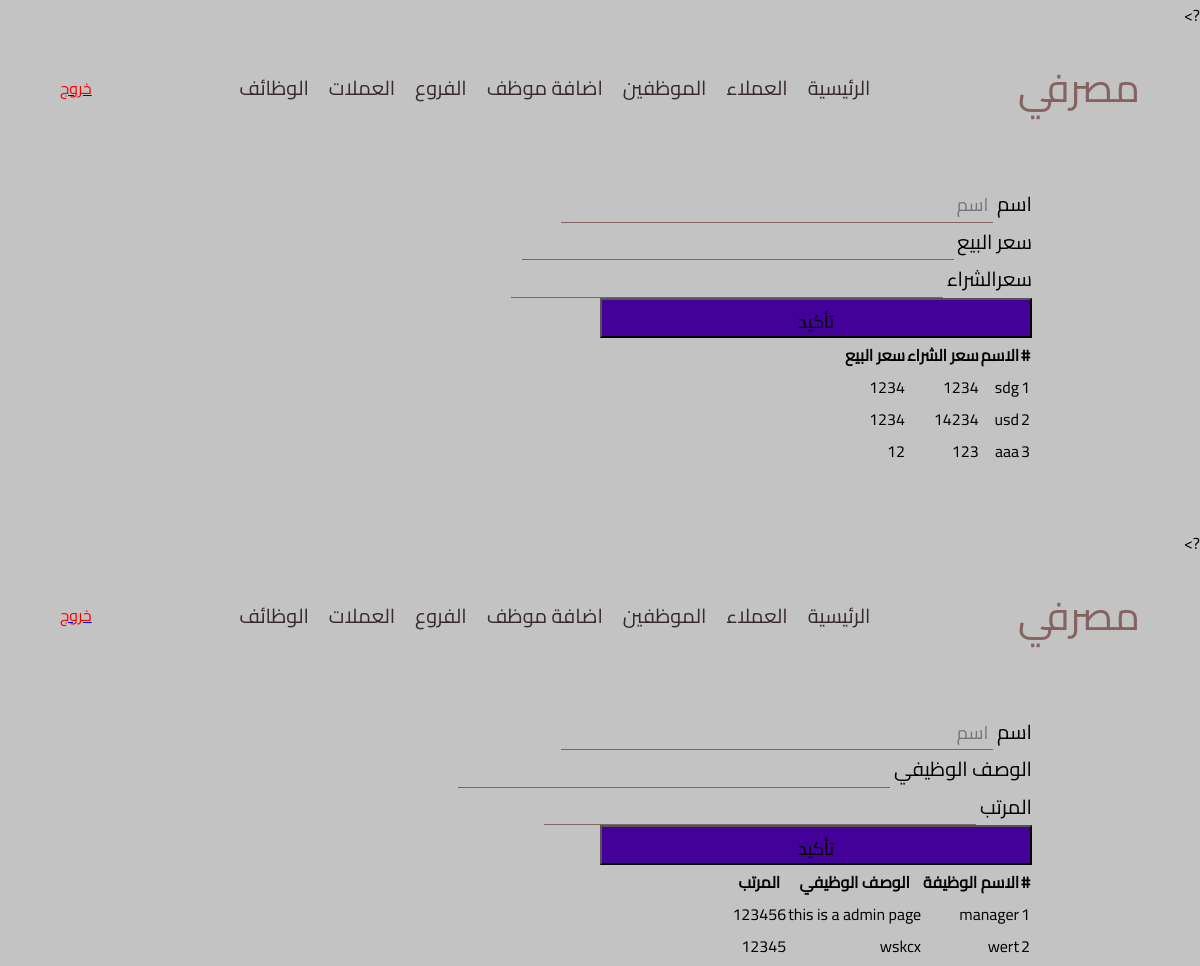
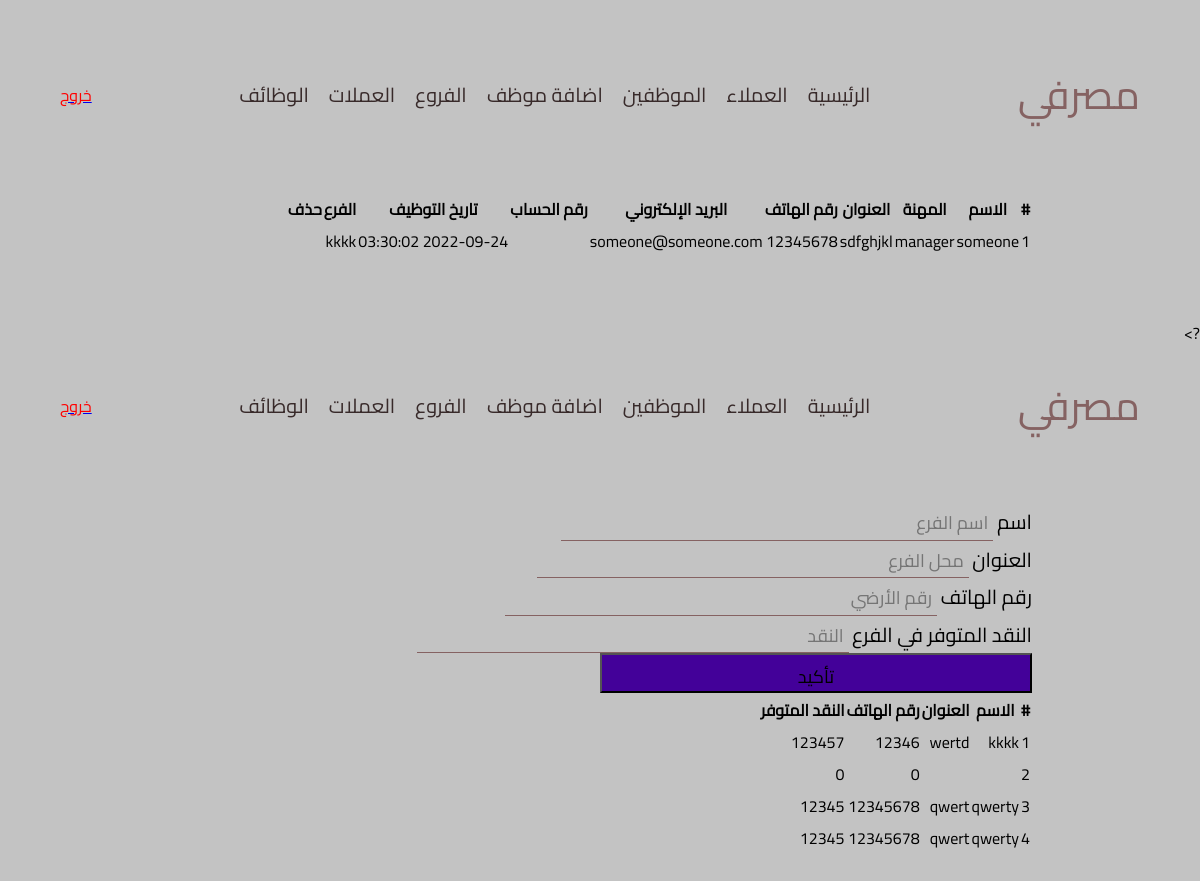
The app's page /admin/branches.php (signed in) with its own data (2 pictures, top to bottom).
### tables this page shows
CREATE TABLE `currency` (
  `id` int(3) NOT NULL,
  `sell` double NOT NULL,
  `preacher` double NOT NULL,
  `name` varchar(20) NOT NULL
);

CREATE TABLE `jobs` (
  `id` int(5) NOT NULL,
  `jobTitle` varchar(20) NOT NULL,
  `jobDescription` varchar(100) NOT NULL,
  `salary` int(11) NOT NULL
);

CREATE TABLE `employee` (
  `id` int(5) NOT NULL,
  `jopId` int(5) NOT NULL,
  `name` varchar(100) NOT NULL,
  `password` varchar(100) NOT NULL,
  `address` varchar(100) NOT NULL,
  `phone` varchar(100) NOT NULL,
  `email` varchar(100) NOT NULL,
  `barachId` int(5) NOT NULL,
  `date` timestamp NOT NULL DEFAULT current_timestamp()
);

CREATE TABLE `branches` (
  `id` int(5) NOT NULL,
  `name` varchar(50) NOT NULL,
  `address` varchar(100) NOT NULL,
  `phone` int(10) NOT NULL,
  `cash` int(11) NOT NULL
);

### includes/init.php (called while the page is built, shortened)
<?php
require_once "database.php";
require_once "db_object.php";
require_once "branches.php";
require_once "employee.php";
require_once "jobs.php";
require_once "currency.php";
require_once "session.php";

### includes/session.php (called while the page is built, shortened)
<?php
class Session
{
    private $signed_in = false;
    private function check_login()
    {
        if (isset($_SESSION['user_id'])) {
            $this->signed_in = true;
        } else {
            unset($this->user_id);
            $this->signed_in = false;
        }
    }
    public function vistor_count()
    {
        if (isset($_SESSION['count'])) {
            return $this->count = $_SESSION['count']++;
        } else {
            return $_SESSION['count'] = 1;
        }
    }
    public function is_signed()
    {
        return $this->signed_in;
    }
}
$session = new Session();

### includes/database.php (called while the page is built, shortened)
<?php
class Database
{
    var $conn;
    public function open_db_connection()
    {
        $this->conn = new mysqli(DB_HOST, DB_USER, DB_PASS, DB_NAME);
    }
    public function query($sql)
    {
        $result = $this->conn->query($sql);
        return $result;
    }
}
$db = new Database();

### includes/db_object.php (called while the page is built, shortened)
<?php
class Db_object
{
    protected static $table;
    public static function find_all()
    {
        return static::find_by_query("SELECT * FROM " . static::$table);
    }
    public static function find_by_id($id)
    {
        $result_array = static::find_by_query("SELECT * FROM " . static::$table . " WHERE id = {$id}");
        return !empty($result_array) ? array_shift($result_array) : false;
    }
    public static function find_by_query($sql)
    {
        global $db;
        $result_set = $db->query($sql);
        $object_array = array();
        while ($row = mysqli_fetch_array($result_set)) {
            $object_array[] = static::instanction($row);
        }
        return $object_array;
    }
    private static function instanction($found)
    {
        $object = new $calling_class;
        foreach ($found as $attribute => $value) {
            if ($object->has_attribute($attribute)) {
                $object->$attribute = $value;
            }
        }
        return $object;
    }
    private function has_attribute($attribute)
    {
        $object_proprties = get_object_vars($this);
        return array_key_exists($attribute, $object_proprties);
    }
}

### admin/branches.php (the view, shortened to what this page needs)
<!DOCTYPE html>
<?php include "../includes/init.php"; ?>
<?php
    $Branches = Branches::find_all();
    ?>
<html lang="en">
<head>
    <link rel="stylesheet" href="../style/css/style.css">
</head>
<body>
    <header>
        <div class="logo">
            <span>مصرفي</span>
        </div>
        <div class="navbar">
            <ul>
            <li><a href="../index.php">الرئيسية</a></li>
                <li><a href="customer.php">العملاء</a>
                <li><a href="employee.php">الموظفين</a></li>
                <li><a href="addemployee.php">اضافة موظف</a></li>
                <li><a href="branches.php">الفروع</a></li>
                <li><a href="currency.php">العملات</a></li>
                <li><a href="jobs.php">الوظائف</a></li>
            </ul>
    </div>
    <div class="auth">
      <?php
      if($session->is_signed()){?>
        <div >
        <a href="includes/logout.php"><span id='signOut' href="">خروج</span></a>
       </div>
     <?php }else{redirect('../mybank/login.php');}?>
    </div>
    </header>
    <section >
            <div class="container">
                <div class="customerPage">
                    <form action="" method="post">
                    <div class="form-control">
                   <label for="uname">اسم</label>
                   <input placeholder="اسم الفرع"  type="text" name="name" class="uname">
               </div>
               <div class="form-control">
                   <label for="address"> العنوان</label>
                   <input placeholder="محل الفرع"  type="text" name="address" class="address">
                </div>
               <div class="form-control">
                   <label for="telephone">  رقم الهاتف</label>
                   <input placeholder="رقم الأرضي" type="number" name="phone" class="telephone">
                </div>
                <div class="form-control">
                   <label for="telephone"> النقد المتوفر في الفرع</label>
                   <input placeholder="النقد" type="number" name="cash" class="telephone">
                </div>
           <input style="background-color: #430199; font-family: cairo; height: 40px;" type="submit" value="تأكيد" name="submit">
                    </form>
                        <table class="table">
                        <thead>
                            <th>#</th>
                            <th>الاسم</th>
                            <th>العنوان</th>
                            <th>رقم الهاتف</th>
                            <th>النقد المتوفر</th>
                        </thead>
                        <tbody>
                            <?php foreach ($Branches as $Branche):?>
                                <tr>
                            <td><?php echo $Branche->id?></td>
                            <td><?php echo $Branche->name?></td>
                            <td><?php echo $Branche->address?></td>
                            <td><?php echo $Branche->phone?></td>
                            <td><?php echo $Branche->cash?></td>
                            </tr>
                            <?php endforeach; ?>
                        </tbody>
                        </table>
                </div>
            </div>
    </section>
</body>
</html>

### admin/employee.php (shortened to what this page needs)
<!DOCTYPE html>
<?php include "../includes/init.php"; ?>
<?php
    $employees = Employee::find_all();
?>
<html lang="en">
<head>
    <link rel="stylesheet" href="../style/css/style.css">
</head>
<body>
    <header>
        <div class="logo">
            <span>مصرفي</span>
        </div>
        <div class="navbar">
            <ul>
            <li><a href="../index.php">الرئيسية</a></li>
                <li><a href="customer.php">العملاء</a>
                <li><a href="employee.php">الموظفين</a></li>
                <li><a href="addemployee.php">اضافة موظف</a></li>
                <li><a href="branches.php">الفروع</a></li>
                <li><a href="currency.php">العملات</a></li>
                <li><a href="jobs.php">الوظائف</a></li>
            </ul>
    </div>
    <div class="auth">
      <?php
      if($session->is_signed()){?>
        <div >
        <a href="includes/logout.php"><span id='signOut' href="">خروج</span></a>
       </div>
     <?php }else{redirect('../mybank/login.php');}?>
    </div>
    </header>
    <section >
            <div class="container">
                <div class="customerPage">
                        <table class="table">
                        <thead>
                            <th>#</th>
                            <th>الاسم</th>
                            <th>المهنة</th>
                            <th>العنوان</th>
                            <th>رقم الهاتف</th>
                            <th>البريد الإلكتروني</th>
                            <th>رقم الحساب</th>
                            <th>تاريخ التوظيف</th>
                            <th>الفرع</th>
                            <th>حذف</th>
                        </thead>
                        <tbody>
                            <?php foreach ($employees as $employee):?>
                                <tr>
                            <td><?php echo $employee->id?></td>
                            <td><?php echo $employee->name?></td>
                            <td><?php $job = Jobs::find_by_id($employee->jopId);
                            echo $job->jobTitle ?></td>
                            <td><?php echo $employee->address?></td>
                            <td><?php echo $employee->phone?></td>
                            <td><?php echo $employee->email?></td>
                            <td><?php echo $employee->accountId?></td>
                            <td><?php echo $employee->date?></td>
                            <td><?php $branch = Branches::find_by_id($employee->barachId);
                             echo $branch->name?></td>
                            </tr>
                            <?php endforeach; ?>
                        </tbody>
                        </table>
                </div>
            </div>
    </section>
</body>
</html>

### admin/jobs.php (shortened to what this page needs)
<!DOCTYPE html>
<?php include "../includes/init.php"; ?>
<?php
    $Jobs = Jobs::find_all();
    ?>
<html lang="en">
<head>
    <link rel="stylesheet" href="../style/css/style.css">
</head>
<body>
    <header>
        <div class="logo">
            <span>مصرفي</span>
        </div>
        <div class="navbar">
            <ul>
            <li><a href="../index.php">الرئيسية</a></li>
                <li><a href="customer.php">العملاء</a>
                <li><a href="employee.php">الموظفين</a></li>
                <li><a href="addemployee.php">اضافة موظف</a></li>
                <li><a href="branches.php">الفروع</a></li>
                <li><a href="currency.php">العملات</a></li>
                <li><a href="jobs.php">الوظائف</a></li>
            </ul>
    </div>
    <div class="auth">
      <?php
      if($session->is_signed()){?>
        <div >
        <a href="includes/logout.php"><span id='signOut' href="">خروج</span></a>
       </div>
     <?php }else{redirect('../mybank/login.php');}?>
    </div>
    </header>
    <section >
            <div class="container">
                <div class="customerPage">
                    <form action="" method="post">
                    <div class="form-control">
                   <label for="uname">اسم</label>
                   <input placeholder="اسم "  type="text" name="jobTitle" class="uname">
               </div>
               <div class="form-control">
                   <label for="telephone">  الوصف الوظيفي</label>
                   <input  type="text" name="jobDescription" class="telephone">
                </div>
                <div class="form-control">
                   <label for="telephone"> المرتب</label>
                   <input  type="number" name="salary" class="telephone">
                </div>
           <input style="background-color: #430199; font-family: cairo; height: 40px;" type="submit" value="تأكيد" name="submit">
                    </form>
                        <table class="table">
                        <thead>
                            <th>#</th>
                            <th>الاسم الوظيفة</th>
                            <th>الوصف الوظيفي</th>
                            <th>المرتب</th>
                        </thead>
                        <tbody>
                            <?php foreach ($Jobs as $Job):?>
                                <tr>
                            <td><?php echo $Job->id?></td>
                            <td><?php echo $Job->jobTitle?></td>
                            <td><?php echo $Job->jobDescription?></td>
                            <td><?php echo $Job->salary?></td>
                            </tr>
                            <?php endforeach; ?>
                        </tbody>
                        </table>
                </div>
            </div>
    </section>
</body>
</html>

### admin/currency.php (shortened to what this page needs)
<!DOCTYPE html>
<?php include "../includes/init.php"; ?>
<?php
    $Currency = Currency::find_all();
    ?>
<html lang="en">
<head>
    <link rel="stylesheet" href="../style/css/style.css">
</head>
<body>
    <header>
        <div class="logo">
            <span>مصرفي</span>
        </div>
        <div class="navbar">
            <ul>
            <li><a href="../index.php">الرئيسية</a></li>
                <li><a href="customer.php">العملاء</a>
                <li><a href="employee.php">الموظفين</a></li>
                <li><a href="addemployee.php">اضافة موظف</a></li>
                <li><a href="branches.php">الفروع</a></li>
                <li><a href="currency.php">العملات</a></li>
                <li><a href="jobs.php">الوظائف</a></li>
                <?php if($session->is_signed()){
        $employee = Employee::find_by_id($session->user_id);
        if($employee->jopId != MANAGER){redirect('mybank/login.php');}}?>
            </ul>
    </div>
    <div class="auth">
      <?php
      if($session->is_signed()){?>
        <div >
        <a href="includes/logout.php"><span id='signOut' href="">خروج</span></a>
       </div>
     <?php }else{redirect('../mybank/login.php');}?>
    </div>
    </header>
    <section >
            <div class="container">
                <div class="customerPage">
                    <form action="" method="post">
                    <div class="form-control">
                   <label for="uname">اسم</label>
                   <input placeholder="اسم "  type="text" name="name" class="uname">
               </div>
               <div class="form-control">
                   <label for="telephone">  سعر البيع</label>
                   <input  type="number" name="sell" class="telephone">
                </div>
                <div class="form-control">
                   <label for="telephone"> سعرالشراء</label>
                   <input  type="number" name="preacher" class="telephone">
                </div>
           <input style="background-color: #430199; font-family: cairo; height: 40px;" type="submit" value="تأكيد" name="submit">
                    </form>
                        <table class="table">
                        <thead>
                            <th>#</th>
                            <th>الاسم</th>
                            <th>سعر الشراء</th>
                            <th>سعر البيع</th>
                        </thead>
                        <tbody>
                            <?php foreach ($Currency as $Currenc):?>
                                <tr>
                            <td><?php echo $Currenc->id?></td>
                            <td><?php echo $Currenc->name?></td>
                            <td><?php echo $Currenc->preacher?></td>
                            <td><?php echo $Currenc->sell?></td>
                            </tr>
                            <?php endforeach; ?>
                        </tbody>
                        </table>
                </div>
            </div>
    </section>
</body>
</html>

### style/css/style.css (style rules this page uses)
* { margin: 0; padding: 0; box-sizing: border-box; scroll-behavior: smooth; }
body { direction: rtl; background-color: #c3c3c3; font-family: 'Cairo' , sans-serif; }
.container { width: 80%; margin:20px 10%; }
section { margin: 5%; }
.logo { text-align: center; font-size: 40px; color: #856262; }
header { display: flex; justify-content: space-between; align-items: center; width: 90%; margin: 20px 5% ; }
ul { display: flex; justify-content: center; align-items: center; }
.navbar ul li { text-align: center; list-style: none; position: relative; }
.navbar ul li a , .navbar ul li p { text-decoration: none; color: #382a2a; font-size: 20px; margin: 0 10px; }
.customerPage { position: relative; margin-top: 50px; }
form label { width: 20%; height: 30px; font-size: 20px; }
form input , form select { width: 50%; height: 35px; font-size: 18px; padding: 5px; font-family: "Cairo"; }
.uname ,.balance ,.nowBalance , .idNumber , .identity , .address , .telephone { outline: none; border: 0; background:none; border-bottom: 1px solid #856262 ; }
#signOut { cursor: pointer; color: red; }

### records on screen
currency: id "1", name "sdg", preacher "1234", sell "1234"
currency: id "2", name "usd", preacher "14234", sell "1234"
currency: id "3", name "aaa", preacher "123", sell "12"
jobs: id "1", jobTitle "manager", jobDescription "this is a admin page", salary "123456"
jobs: id "2", jobTitle "wert", jobDescription "wskcx", salary "12345"
employee: id "1", name "someone", address "sdfghjkl", phone "12345678", email "someone@someone.com", date "2022-09-24 03:30:02", branches.name "kkkk"
branches: id "1", name "kkkk", address "wertd", phone "12346", cash "123457"
branches: id "2", phone "0", cash "0"
branches: id "3", name "qwerty", address "qwert", phone "12345678", cash "12345"
branches: id "4", name "qwerty", address "qwert", phone "12345678", cash "12345"
